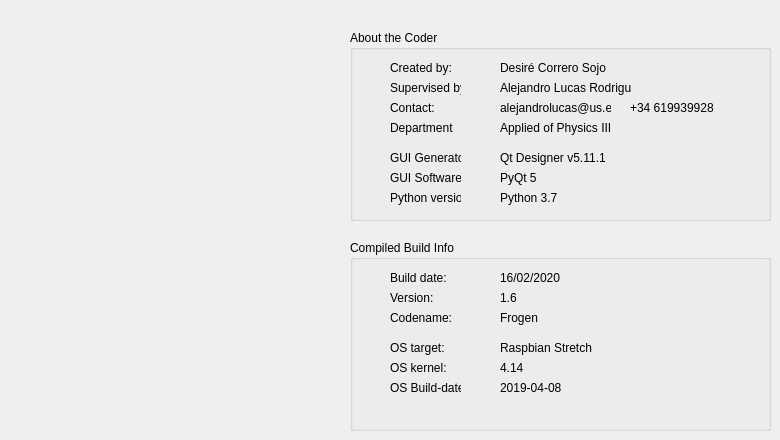
    <widget class="QWidget" name="tab_3">
     <attribute name="title">
      <string>About</string>
     </attribute>
     <widget class="QGroupBox" name="groupBox_3">
      <property name="geometry">
       <rect>
        <x>350</x>
        <y>30</y>
        <width>421</width>
        <height>191</height>
       </rect>
      </property>
      <property name="title">
       <string>About the Coder</string>
      </property>
      <widget class="QLabel" name="label_9">
       <property name="geometry">
        <rect>
         <x>40</x>
         <y>30</y>
         <width>61</width>
         <height>16</height>
        </rect>
       </property>
       <property name="text">
        <string>Created by:</string>
       </property>
      </widget>
      <widget class="QLabel" name="label_10">
       <property name="geometry">
        <rect>
         <x>150</x>
         <y>30</y>
         <width>131</width>
         <height>16</height>
        </rect>
       </property>
       <property name="text">
        <string>Desiré Correro Sojo</string>
       </property>
      </widget>
      <widget class="QLabel" name="label_11">
       <property name="geometry">
        <rect>
         <x>40</x>
         <y>50</y>
         <width>71</width>
         <height>16</height>
        </rect>
       </property>
       <property name="text">
        <string>Supervised by:</string>
       </property>
      </widget>
      <widget class="QLabel" name="label_12">
       <property name="geometry">
        <rect>
         <x>150</x>
         <y>50</y>
         <width>131</width>
         <height>16</height>
        </rect>
       </property>
       <property name="text">
        <string>Alejandro Lucas Rodriguez</string>
       </property>
      </widget>
      <widget class="QLabel" name="label_13">
       <property name="geometry">
        <rect>
         <x>40</x>
         <y>70</y>
         <width>71</width>
         <height>16</height>
        </rect>
       </property>
       <property name="text">
        <string>Contact:</string>
       </property>
      </widget>
      <widget class="QLabel" name="label_14">
       <property name="geometry">
        <rect>
         <x>150</x>
         <y>70</y>
         <width>111</width>
         <height>16</height>
        </rect>
       </property>
       <property name="text">
        <string>alejandrolucas@us.es </string>
       </property>
      </widget>
      <widget class="QLabel" name="label_15">
       <property name="geometry">
        <rect>
         <x>280</x>
         <y>70</y>
         <width>111</width>
         <height>16</height>
        </rect>
       </property>
       <property name="text">
        <string>+34 619939928</string>
       </property>
      </widget>
      <widget class="QLabel" name="label_16">
       <property name="geometry">
        <rect>
         <x>40</x>
         <y>120</y>
         <width>71</width>
         <height>16</height>
        </rect>
       </property>
       <property name="text">
        <string>GUI Generator:</string>
       </property>
      </widget>
      <widget class="QLabel" name="label_17">
       <property name="geometry">
        <rect>
         <x>150</x>
         <y>120</y>
         <width>111</width>
         <height>16</height>
        </rect>
       </property>
       <property name="text">
        <string>Qt Designer v5.11.1</string>
       </property>
      </widget>
      <widget class="QLabel" name="label_18">
       <property name="geometry">
        <rect>
         <x>40</x>
         <y>160</y>
         <width>71</width>
         <height>16</height>
        </rect>
       </property>
       <property name="text">
        <string>Python version:</string>
       </property>
      </widget>
      <widget class="QLabel" name="label_19">
       <property name="geometry">
        <rect>
         <x>150</x>
         <y>160</y>
         <width>111</width>
         <height>16</height>
        </rect>
       </property>
       <property name="text">
        <string>Python 3.7</string>
       </property>
      </widget>
      <widget class="QLabel" name="label_20">
       <property name="geometry">
        <rect>
         <x>40</x>
         <y>140</y>
         <width>71</width>
         <height>16</height>
        </rect>
       </property>
       <property name="text">
        <string>GUI Software:</string>
       </property>
      </widget>
      <widget class="QLabel" name="label_21">
       <property name="geometry">
        <rect>
         <x>150</x>
         <y>140</y>
         <width>111</width>
         <height>16</height>
        </rect>
       </property>
       <property name="text">
        <string>PyQt 5</string>
       </property>
      </widget>
      <widget class="QLabel" name="label_35">
       <property name="geometry">
        <rect>
         <x>40</x>
         <y>90</y>
         <width>71</width>
         <height>16</height>
        </rect>
       </property>
       <property name="text">
        <string>Department</string>
       </property>
      </widget>
      <widget class="QLabel" name="label_36">
       <property name="geometry">
        <rect>
         <x>150</x>
         <y>90</y>
         <width>111</width>
         <height>16</height>
        </rect>
       </property>
       <property name="text">
        <string>Applied of Physics III</string>
       </property>
      </widget>
     </widget>
     <widget class="QGroupBox" name="groupBox_4">
      <property name="geometry">
       <rect>
        <x>350</x>
        <y>240</y>
        <width>421</width>
        <height>191</height>
       </rect>
      </property>
      <property name="title">
       <string>Compiled Build Info</string>
      </property>
      <widget class="QLabel" name="label_22">
       <property name="geometry">
        <rect>
         <x>40</x>
         <y>30</y>
         <width>61</width>
         <height>16</height>
        </rect>
       </property>
       <property name="text">
        <string>Build date:</string>
       </property>
      </widget>
      <widget class="QLabel" name="label_buildDate">
       <property name="geometry">
        <rect>
         <x>150</x>
         <y>30</y>
         <width>131</width>
         <height>16</height>
        </rect>
       </property>
       <property name="text">
        <string>16/02/2020</string>
       </property>
      </widget>
      <widget class="QLabel" name="label_24">
       <property name="geometry">
        <rect>
         <x>40</x>
         <y>50</y>
         <width>71</width>
         <height>16</height>
        </rect>
       </property>
       <property name="text">
        <string>Version:</string>
       </property>
      </widget>
      <widget class="QLabel" name="label_version">
       <property name="geometry">
        <rect>
         <x>150</x>
         <y>50</y>
         <width>131</width>
         <height>16</height>
        </rect>
       </property>
       <property name="text">
        <string>1.6</string>
       </property>
      </widget>
      <widget class="QLabel" name="label_26">
       <property name="geometry">
        <rect>
         <x>40</x>
         <y>70</y>
         <width>71</width>
         <height>16</height>
        </rect>
       </property>
       <property name="text">
        <string>Codename:</string>
       </property>
      </widget>
      <widget class="QLabel" name="label_codename">
       <property name="geometry">
        <rect>
         <x>150</x>
         <y>70</y>
         <width>111</width>
         <height>16</height>
        </rect>
       </property>
       <property name="text">
        <string>Frogen</string>
       </property>
      </widget>
      <widget class="QLabel" name="label_29">
       <property name="geometry">
        <rect>
         <x>40</x>
         <y>100</y>
         <width>71</width>
         <height>16</height>
        </rect>
       </property>
       <property name="text">
        <string>OS target:</string>
       </property>
      </widget>
      <widget class="QLabel" name="label_osTarget">
       <property name="geometry">
        <rect>
         <x>150</x>
         <y>100</y>
         <width>111</width>
         <height>16</height>
        </rect>
       </property>
       <property name="text">
        <string>Raspbian Stretch</string>
       </property>
      </widget>
      <widget class="QLabel" name="label_31">
       <property name="geometry">
        <rect>
         <x>40</x>
         <y>140</y>
         <width>71</width>
         <height>16</height>
        </rect>
       </property>
       <property name="text">
        <string>OS Build-date:</string>
       </property>
      </widget>
      <widget class="QLabel" name="label_osBuild">
       <property name="geometry">
        <rect>
         <x>150</x>
         <y>140</y>
         <width>111</width>
         <height>16</height>
        </rect>
       </property>
       <property name="text">
        <string>2019-04-08</string>
       </property>
      </widget>
      <widget class="QLabel" name="label_33">
       <property name="geometry">
        <rect>
         <x>40</x>
         <y>120</y>
         <width>71</width>
         <height>16</height>
        </rect>
       </property>
       <property name="text">
        <string>OS kernel:</string>
       </property>
      </widget>
      <widget class="QLabel" name="label_osKernel">
       <property name="geometry">
        <rect>
         <x>150</x>
         <y>120</y>
         <width>111</width>
         <height>16</height>
        </rect>
       </property>
       <property name="text">
        <string>4.14</string>
       </property>
      </widget>
     </widget>
     <widget class="QLabel" name="label_about_logo">
      <property name="geometry">
       <rect>
        <x>70</x>
        <y>70</y>
        <width>241</width>
        <height>321</height>
       </rect>
      </property>
      <property name="text">
       <string/>
      </property>
      <property name="pixmap">
       <pixmap>../../../../res/logo_fIII.png</pixmap>
      </property>
      <property name="scaledContents">
       <bool>false</bool>
      </property>
      <property name="wordWrap">
       <bool>false</bool>
      </property>
     </widget>
    </widget>
